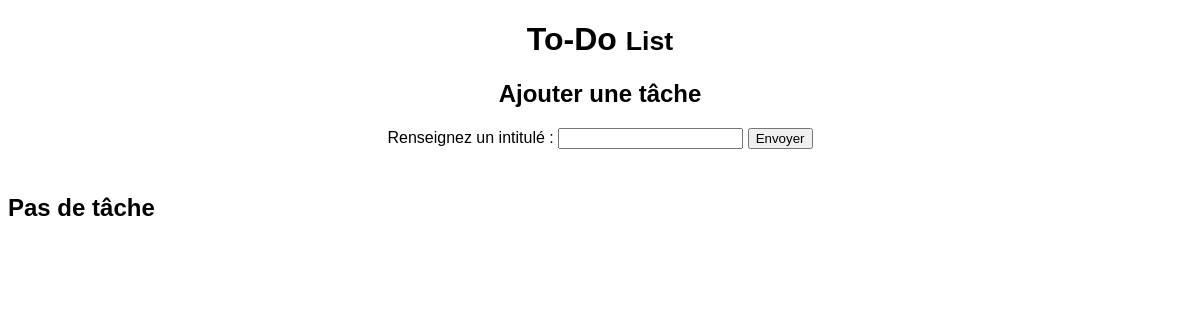
/todo/, run on an earlier commit of the app's database.
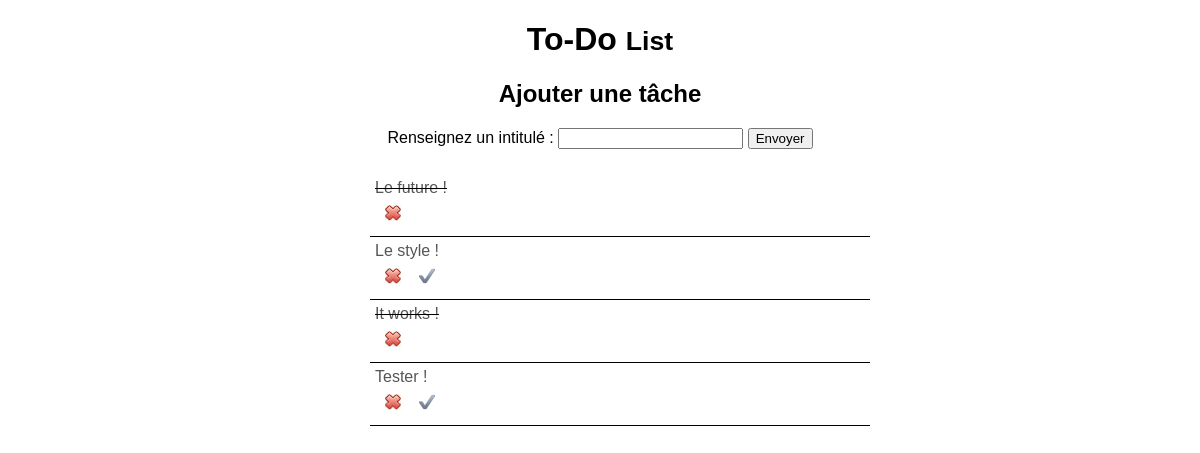
And on a later commit of the database.
### todoList/models.py (models this page shows, shortened)
class Task(models.Model):
    content = models.CharField(max_length=255)
    is_done = models.BooleanField(default=False)
    created_date = models.DateTimeField(auto_now_add=True)

### todoList/views.py (the view, shortened to what this page needs)
# urls.py: path('', views.index, name='index'),
def index(request):
    task_list = Task.objects.order_by('-created_date')
    form = TaskForm()
    context = {
        'task_list': task_list,
        'form': form,
    }
    return render(request, 'index.html', context)

### todoList/forms.py
class TaskForm(forms.ModelForm):
    content = forms.CharField(max_length=100, help_text = "Renseignez un intitulé")
    class Meta:
        model = Task
        fields = ('content',)

### todoList/templates/index.html (shortened to what this page needs)
{% load static %}
<!DOCTYPE html>
<html>
<head>
        <link rel="stylesheet" type="text/css" href="{% static 'style.css' %}">
</head>
<body>
    <div class="form-group">
      <h1>To-Do <small>List</small></h1>
      {% include "form.html" %}
    </div>
    {% if task_list %}
      <ul id="todo">
      {% for task in task_list %}
        <li class="{% if task.is_done %}done{% endif %}">
          <a href="{% url 'edit' task.id %}">
            {{ task.content }}
          </a>
          <div class="action">
            <a href="{% url 'delete' task.id %}" class="icon-delete"></a>
            {% if not task.is_done %}
              <a href="{% url 'done' task.id %}" class="icon-done"></a>
            {% endif %}
          </div>
        </li>
      {% endfor %}
      </ul>
    {% else %}
        <h2>Pas de tâche</h2>
    {% endif %}
</body>
</html>

### todoList/templates/form.html (shortened to what this page needs)
<h2>Ajouter une tâche</h2>
<form id="task_form" method="post" action="#">
  {% for field in form.visible_fields %}
      {{ field.help_text }} :
      {{ field }}
  {% endfor %}
  <input type="submit" name="submit" value="Envoyer">
</form>

### todoList/static/style.css (style rules this page uses)
body { font-family: Purisa, sans-serif; }
a { color: #555; text-decoration: none; }
.form-group { text-align: center; padding-bottom: 25px; }
#todo { margin: 0 auto; width: 500px; list-style: none; }
#todo li { padding: 5px; border-bottom: 1px solid black; }
.icon-delete { background: url(./delete.gif) no-repeat 10px 8px; text-indent: 30px; display: inline-block; width: 30px; height: 30px; }
.icon-done { background: url(./done.png) no-repeat 10px 8px; text-indent: 30px; display: inline-block; width: 30px; height: 30px; }
.done { text-decoration: line-through; }

What changed in the data, as far as the page shows it:
added Task: content "Le future !", is_done True (drawn)
added Task: content "Le style !", is_done False (drawn)
added Task: content "It works !", is_done True (drawn)
added Task: content "Tester !", is_done False (drawn)
Also different on the page:
text no longer shown: "Pas de tâche"
